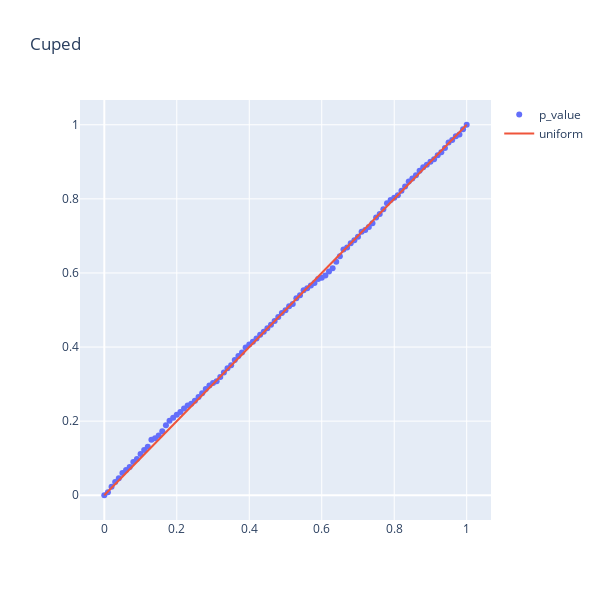

This figure's notebook cell:
### Code cell
get_qq_plot(p_values_cuped, title='Cuped')
